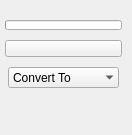
<?xml version="1.0" encoding="UTF-8"?>
<ui version="4.0">
 <class>QtUi</class>
 <widget class="QMainWindow" name="QtUi">
  <property name="enabled">
   <bool>true</bool>
  </property>
  <property name="geometry">
   <rect>
    <x>0</x>
    <y>0</y>
    <width>132</width>
    <height>135</height>
   </rect>
  </property>
  <property name="minimumSize">
   <size>
    <width>0</width>
    <height>0</height>
   </size>
  </property>
  <property name="maximumSize">
   <size>
    <width>999</width>
    <height>999</height>
   </size>
  </property>
  <property name="windowTitle">
   <string>Toolkit</string>
  </property>
  <property name="tabShape">
   <enum>QTabWidget::Triangular</enum>
  </property>
  <property name="dockNestingEnabled">
   <bool>true</bool>
  </property>
  <property name="dockOptions">
   <set>QMainWindow::AllowNestedDocks|QMainWindow::AllowTabbedDocks|QMainWindow::AnimatedDocks|QMainWindow::ForceTabbedDocks</set>
  </property>
  <widget class="QWidget" name="mainWindow">
   <widget class="QWidget" name="layoutWidget_2">
    <property name="geometry">
     <rect>
      <x>5</x>
      <y>10</y>
      <width>117</width>
      <height>91</height>
     </rect>
    </property>
    <layout class="QGridLayout" name="gridLayout_2">
     <property name="spacing">
      <number>0</number>
     </property>
     <item row="0" column="1" colspan="2">
      <widget class="QProgressBar_" name="progressBar">
       <property name="sizePolicy">
        <sizepolicy hsizetype="Ignored" vsizetype="Fixed">
         <horstretch>0</horstretch>
         <verstretch>0</verstretch>
        </sizepolicy>
       </property>
       <property name="minimumSize">
        <size>
         <width>0</width>
         <height>10</height>
        </size>
       </property>
       <property name="maximumSize">
        <size>
         <width>16777215</width>
         <height>10</height>
        </size>
       </property>
       <property name="value">
        <number>0</number>
       </property>
       <property name="textVisible">
        <bool>false</bool>
       </property>
      </widget>
     </item>
     <item row="2" column="1" colspan="2">
      <layout class="QHBoxLayout" name="horizontalLayout">
       <item>
        <layout class="QVBoxLayout" name="verticalLayout">
         <property name="spacing">
          <number>12</number>
         </property>
         <item>
          <widget class="QComboBox_" name="cmb001">
           <property name="minimumSize">
            <size>
             <width>111</width>
             <height>21</height>
            </size>
           </property>
           <property name="maximumSize">
            <size>
             <width>0</width>
             <height>21</height>
            </size>
           </property>
           <property name="maxVisibleItems">
            <number>50</number>
           </property>
           <property name="sizeAdjustPolicy">
            <enum>QComboBox::AdjustToContentsOnFirstShow</enum>
           </property>
           <property name="frame">
            <bool>false</bool>
           </property>
           <item>
            <property name="text">
             <string>Convert To</string>
            </property>
           </item>
          </widget>
         </item>
        </layout>
       </item>
      </layout>
     </item>
     <item row="1" column="1" colspan="2">
      <widget class="QPushButton_Draggable" name="pin">
       <property name="minimumSize">
        <size>
         <width>19</width>
         <height>17</height>
        </size>
       </property>
       <property name="maximumSize">
        <size>
         <width>999</width>
         <height>17</height>
        </size>
       </property>
       <property name="text">
        <string/>
       </property>
       <property name="checkable">
        <bool>true</bool>
       </property>
      </widget>
     </item>
    </layout>
   </widget>
  </widget>
 </widget>
 <customwidgets>
  <customwidget>
   <class>QPushButton_Draggable</class>
   <extends>QPushButton</extends>
   <header>widgets.qpushbutton_draggable.h</header>
  </customwidget>
  <customwidget>
   <class>QComboBox_</class>
   <extends>QComboBox</extends>
   <header>widgets.qcombobox_.h</header>
  </customwidget>
  <customwidget>
   <class>QProgressBar_</class>
   <extends>QProgressBar</extends>
   <header>widgets.qprogressbar_.h</header>
  </customwidget>
 </customwidgets>
 <resources/>
 <connections/>
 <designerdata>
  <property name="gridDeltaX">
   <number>5</number>
  </property>
  <property name="gridDeltaY">
   <number>10</number>
  </property>
  <property name="gridSnapX">
   <bool>true</bool>
  </property>
  <property name="gridSnapY">
   <bool>true</bool>
  </property>
  <property name="gridVisible">
   <bool>true</bool>
  </property>
 </designerdata>
</ui>
